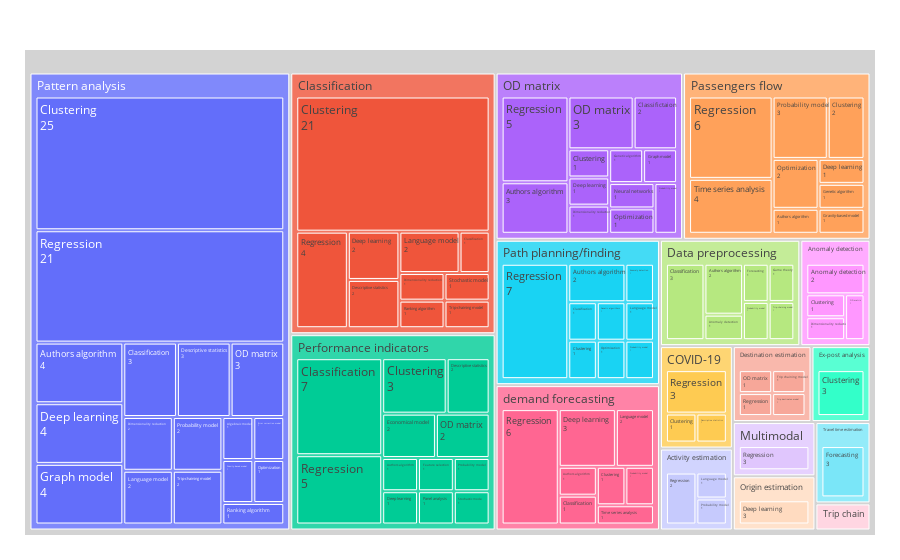

Notebook cell for this chart:
### Code cell
aggregated_table = (
    data[columns]
    .groupby(["Analysis type", "Model", "Model type"])[["ID"]]
    .nunique()
    .groupby(["Analysis type", "Model type"])[["ID"]]
    .sum()    
    .sort_values(by="ID")
)
fig = px.treemap(
    aggregated_table.reset_index(),
    path=["Analysis type", "Model type"],
    values="ID",
)
fig.update_traces(
    root_color="lightgrey", textinfo="label+value"
)
fig.update_layout(margin = dict(t=50, l=25, r=25, b=25))
fig.write_image("img/treemap_analysis_model.pdf")
fig.show()

### Figure 1 — Plotly figure (JSON) as saved in the notebook; plotly's stock layout.template omitted (floating-point values rounded to 4 significant figures)
{"data": [{"branchvalues": "total", "domain": {"x": [0, 1], "y": [0, 1]}, "hovertemplate": "labels=%{label}<br>ID=%{value}<br>parent=%{parent}<br>id=%{id}<extra></extra>", "ids": ["Pattern analysis/Algebraic model", "Anomaly detection/Anomaly detection", "Data preprocessing/Anomaly detection", "Path planning/finding/Anomaly detection", "Data preprocessing/Authors algorithm", "OD matrix/Authors algorithm", "Passengers flow/Authors algorithm", "Path planning/finding/Authors algorithm", "Pattern analysis/Authors algorithm", "Performance indicators/Authors algorithm", "demand forecasting/Authors algorithm", "Classification/Classification", "Data preprocessing/Classification", "Path planning/finding/Classification", "Pattern analysis/Classification", "Performance indicators/Classification", "demand forecasting/Classification", "OD matrix/Classifictaion", "Anomaly detection/Clustering", "COVID-19/Clustering", "Classification/Clustering", "Ex-post analysis/Clustering", "OD matrix/Clustering", "Passengers flow/Clustering", "Path planning/finding/Clustering", "Pattern analysis/Clustering", "Performance indicators/Clustering", "demand forecasting/Clustering", "Classification/Deep learning", "OD matrix/Deep learning", "Origin estimation/Deep learning", "Passengers flow/Deep learning", "Pattern analysis/Deep learning", "Performance indicators/Deep learning", "demand forecasting/Deep learning", "COVID-19/Descriptive statistics", "Classification/Descriptive statistics", "Pattern analysis/Descriptive statistics", "Performance indicators/Descriptive statistics", "Anomaly detection/Dimensionality reduction", "Classification/Dimensionality reduction", "OD matrix/Dimensionality reduction", "Pattern analysis/Dimensionality reduction", "Performance indicators/Economical model", "Pattern analysis/Error correction model", "Performance indicators/Feature selection", "Data preprocessing/Forecasting", "Travel time estimation/Forecasting", "Data preprocessing/Game theory", "OD matrix/Genetic algorithm", "Passengers flow/Genetic algorithm", "Path planning/finding/Genetic algorithms", "OD matrix/Graph model", "Pattern analysis/Graph model", "Passengers flow/Gravity-based model", "Pattern analysis/Gravity-based model", "Activity estimation/Language model", "Classification/Language model", "Path planning/finding/Language model", "Pattern analysis/Language model", "demand forecasting/Language model", "OD matrix/Neural networks", "Anomaly detection/OD matrix", "Destination estimation/OD matrix", "OD matrix/OD matrix", "Pattern analysis/OD matrix", "Performance indicators/OD matrix", "OD matrix/Optimization", "Passengers flow/Optimization", "Path planning/finding/Optimization", "Pattern analysis/Optimization", "Performance indicators/Panel analysis", "Activity estimation/Probability model", "Data preprocessing/Probability model", "OD matrix/Probability model", "Passengers flow/Probability model", "Path planning/finding/Probability model", "Pattern analysis/Probability model", "Performance indicators/Probability model", "demand forecasting/Probability model", "Classification/Ranking algorithm", "Pattern analysis/Ranking algorithm", "Activity estimation/Regression", "COVID-19/Regression", "Classification/Regression", "Destination estimation/Regression", "Multimodal/Regression", "OD matrix/Regression", "Passengers flow/Regression", "Path planning/finding/Regression", "Pattern analysis/Regression", "Performance indicators/Regression", "demand forecasting/Regression", "Performance indicators/Stochastic mode", "Classification/Stochastic model", "Passengers flow/Time series analysis", "demand forecasting/Time series analysis", "Destination estimation/Trip chaining model", "Destination estimation/Trip destinaton model", "Classification/Trip-chaining model", "Data preprocessing/Trip-chaining model", "Pattern analysis/Trip-chaining model", "Trip chain/Trip-chaining model", "Activity estimation", "Anomaly detection", "COVID-19", "Classification", "Data preprocessing", "Destination estimation", "Ex-post analysis", "Multimodal", "OD matrix", "Origin estimation", "Passengers flow", "Path planning/finding", "Pattern analysis", "Performance indicators", "Travel time estimation", "Trip chain", "demand forecasting"], "labels": ["Algebraic model", "Anomaly detection", "Anomaly detection", "Anomaly detection", "Authors algorithm", "Authors algorithm", "Authors algorithm", "Authors algorithm", "Authors algorithm", "Authors algorithm", "Authors algorithm", "Classification", "Classification", "Classification", "Classification", "Classification", "Classification", "Classifictaion", "Clustering", "Clustering", "Clustering", "Clustering", "Clustering", "Clustering", "Clustering", "Clustering", "Clustering", "Clustering", "Deep learning", "Deep learning", "Deep learning", "Deep learning", "Deep learning", "Deep learning", "Deep learning", "Descriptive statistics", "Descriptive statistics", "Descriptive statistics", "Descriptive statistics", "Dimensionality reduction", "Dimensionality reduction", "Dimensionality reduction", "Dimensionality reduction", "Economical model", "Error correction model", "Feature selection", "Forecasting", "Forecasting", "Game theory", "Genetic algorithm", "Genetic algorithm", "Genetic algorithms", "Graph model", "Graph model", "Gravity-based model", "Gravity-based model", "Language model", "Language model", "Language model", "Language model", "Language model", "Neural networks", "OD matrix", "OD matrix", "OD matrix", "OD matrix", "OD matrix", "Optimization", "Optimization", "Optimization", "Optimization", "Panel analysis", "Probability model", "Probability model", "Probability model", "Probability model", "Probability model", "Probability model", "Probability model", "Probability model", "Ranking algorithm", "Ranking algorithm", "Regression", "Regression", "Regression", "Regression", "Regression", "Regression", "Regression", "Regression", "Regression", "Regression", "Regression", "Stochastic mode", "Stochastic model", "Time series analysis", "Time series analysis", "Trip chaining model", "Trip destinaton model", "Trip-chaining model", "Trip-chaining model", "Trip-chaining model", "Trip-chaining model", "Activity estimation", "Anomaly detection", "COVID-19", "Classification", "Data preprocessing", "Destination estimation", "Ex-post analysis", "Multimodal", "OD matrix", "Origin estimation", "Passengers flow", "Path planning/finding", "Pattern analysis", "Performance indicators", "Travel time estimation", "Trip chain", "demand forecasting"], "name": "", "parents": ["Pattern analysis", "Anomaly detection", "Data preprocessing", "Path planning/finding", "Data preprocessing", "OD matrix", "Passengers flow", "Path planning/finding", "Pattern analysis", "Performance indicators", "demand forecasting", "Classification", "Data preprocessing", "Path planning/finding", "Pattern analysis", "Performance indicators", "demand forecasting", "OD matrix", "Anomaly detection", "COVID-19", "Classification", "Ex-post analysis", "OD matrix", "Passengers flow", "Path planning/finding", "Pattern analysis", "Performance indicators", "demand forecasting", "Classification", "OD matrix", "Origin estimation", "Passengers flow", "Pattern analysis", "Performance indicators", "demand forecasting", "COVID-19", "Classification", "Pattern analysis", "Performance indicators", "Anomaly detection", "Classification", "OD matrix", "Pattern analysis", "Performance indicators", "Pattern analysis", "Performance indicators", "Data preprocessing", "Travel time estimation", "Data preprocessing", "OD matrix", "Passengers flow", "Path planning/finding", "OD matrix", "Pattern analysis", "Passengers flow", "Pattern analysis", "Activity estimation", "Classification", "Path planning/finding", "Pattern analysis", "demand forecasting", "OD matrix", "Anomaly detection", "Destination estimation", "OD matrix", "Pattern analysis", "Performance indicators", "OD matrix", "Passengers flow", "Path planning/finding", "Pattern analysis", "Performance indicators", "Activity estimation", "Data preprocessing", "OD matrix", "Passengers flow", "Path planning/finding", "Pattern analysis", "Performance indicators", "demand forecasting", "Classification", "Pattern analysis", "Activity estimation", "COVID-19", "Classification", "Destination estimation", "Multimodal", "OD matrix", "Passengers flow", "Path planning/finding", "Pattern analysis", "Performance indicators", "demand forecasting", "Performance indicators", "Classification", "Passengers flow", "demand forecasting", "Destination estimation", "Destination estimation", "Classification", "Data preprocessing", "Pattern analysis", "Trip chain", "", "", "", "", "", "", "", "", "", "", "", "", "", "", "", "", ""], "root": {"color": "lightgrey"}, "textinfo": "label+value", "type": "treemap", "values": [1, 2, 1, 1, 2, 3, 1, 2, 4, 1, 1, 1, 3, 1, 3, 7, 1, 2, 1, 1, 21, 3, 1, 2, 1, 25, 3, 1, 2, 1, 3, 1, 4, 1, 3, 1, 2, 3, 2, 1, 1, 1, 2, 2, 1, 1, 1, 3, 1, 1, 1, 1, 1, 4, 1, 1, 1, 2, 1, 2, 2, 1, 1, 1, 3, 3, 2, 1, 2, 1, 1, 1, 1, 1, 1, 3, 1, 2, 1, 1, 1, 1, 2, 3, 4, 1, 3, 5, 6, 7, 21, 5, 6, 1, 1, 4, 1, 1, 1, 1, 1, 2, 1, 4, 5, 5, 36, 10, 4, 3, 3, 21, 3, 21, 16, 80, 27, 3, 1, 16]}], "layout": {"legend": {"tracegroupgap": 0}, "margin": {"b": 25, "l": 25, "r": 25, "t": 50}}}
